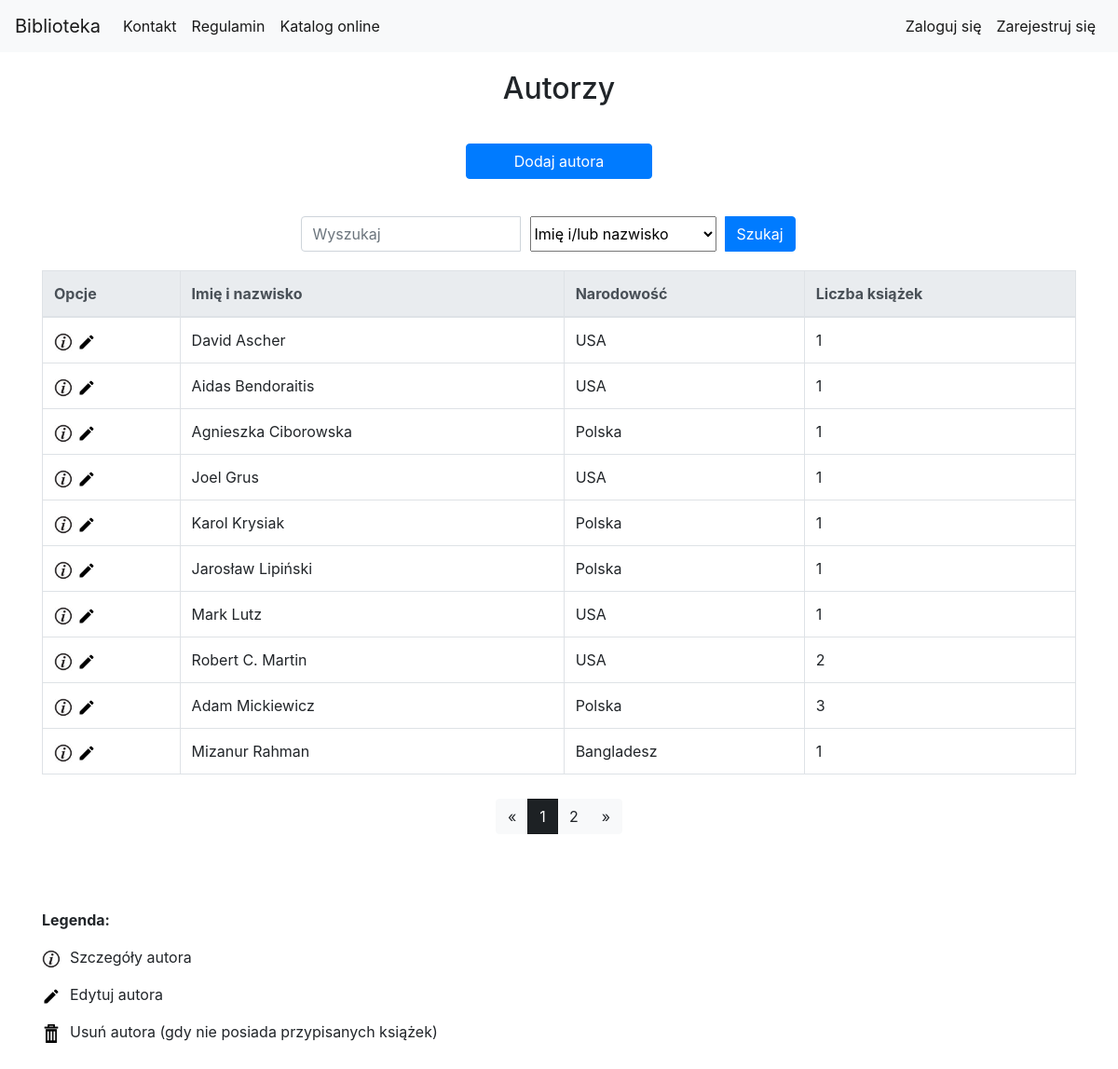
Screenshot of /library/authors_list/ with the database file from the repository.
### library_app/models.py (models this page shows, shortened)
class Author(models.Model):
    first_name = models.CharField(max_length=200, verbose_name='Imię')
    last_name = models.CharField(max_length=200, verbose_name='Nazwisko')
    country = models.CharField(max_length=200, verbose_name='Kraj', default='')
    biography = models.TextField(default='', blank=True, null=True, verbose_name='Biografia')
    birth_place = models.CharField(max_length=200, default='', blank=True, null=True, verbose_name='Miejsce urodzenia')
    image_url = models.URLField(default='', blank=True, null=True, verbose_name='Adres url portretu, zakończony rozszerzeniem')
    years_of_life = models.CharField(max_length=10, default='', blank=True, null=True, verbose_name='Lata życia')

### library_app/views.py (the view)
class AuthorListView(LoginRequiredMixin, SuperuserRequiredMixin, generic.ListView):
    login_url = reverse_lazy('no_permission')
    model = models.Author
    context_object_name = "authors_list"
    paginate_by = 10
    success_url = reverse_lazy("library_app:authors_list")
    def get_queryset(self):
        search_query = self.request.GET.get("search_query")
        search_type = self.request.GET.get("search_type")
        query_result = None
        if search_query is not None:
            if search_type == "full_name":
                query_result = models.Author.objects.filter(first_name__icontains=search_query) | models.Author.objects.filter(last_name__icontains=search_query)
            elif search_type == "country":
                query_result =  models.Author.objects.filter(country__icontains=search_query)
            return query_result.order_by("last_name")
        else:
            return models.Author.objects.all().order_by("last_name")

### library_app/templatetags/custom_tags.py (called while the page is built)
@register.simple_tag(name='get_authors_book_count')
def get_authors_book_count(author_obj):
      return models.Book.objects.filter(authors=author_obj).count()

### library_app/templates/library_app/author_list.html (shortened to what this page needs)
{% extends "base.html" %}
{% load static %}
{% load custom_tags %}
{% block body_block %}
<div class="container">
    <div class="page-title">
        <h2>Autorzy</h2>
    </div>
    <div class="other_create_buttons">
        <a class="btn btn-primary" style="width:200px;" href="{% url 'library_app:author_create' %}">Dodaj autora</a>
    </div>
<div class="search-bar">
<form class="form-inline" action="{% url 'library_app:authors_list' %}" method="GET">
    <div class="input-group">
        <input type="search" class="form-control" name="search_query" placeholder="Wyszukaj">
        <select class="search-select" name="search_type">
            <option value="full_name" selected>Imię i/lub nazwisko</option>
        </select>
        <div class="input-group-append search-button">
            <button class="btn btn-primary" type="submit">Szukaj</button>
        </div>
    </div>
</form>
</div>
      <table class="table table-bordered table-hover">
            <thead class="thead-light">
                <tr>
                    <th scope="col">Opcje</th>
                    <th scope="col">Imię i nazwisko</th>
                    <th scope="col">Narodowość</th>
                    <th scope="col">Liczba książek</th>
                </tr>
            </thead>
            <tbody>
            {% for author in authors_list %}
                {% get_authors_book_count author as authors_book_count %}
                    <tr>
                        <td>
                            <a href="{% url 'library_app:author_detail' pk=author.pk %}"><img src="{% static 'website_icons/info_ico.png' %}" alt="Szczegóły" width="20" height="20"></a>
                            <a href="{% url 'library_app:author_update' pk=author.pk %}"><img src="{% static 'website_icons/edit_ico.png' %}" alt="Edytuj" width="20" height="20"></a>
                        </td>
                        <td>{{author.first_name}} {{author.last_name}}</td>
                        <td>{{author.country}}</td>
                        <td>{{authors_book_count}}</td>
                    </tr>
            {% endfor %}
            </tbody>
        </table>
    <div class="pagination_bar">
        {% if is_paginated %}
        <div class="btn-group pagination_bar" role="group">
            {% if page_obj.has_previous %}
                <a class="btn btn-light disable" href="?page={{ page_obj.previous_page_number }}">&laquo;</a>
            {% else %}
                <a class="btn btn-light"><span>&laquo;</span></a>
            {% endif %}
            {% for i in paginator.page_range %}
                {% if page_obj.number == i %}
                <a  class="btn btn-dark active"><span>{{ i }} <span class="sr-only">(current)</span></span></a>
                {% else %}
                <a class="btn btn-light" href="?page={{ i }}">{{ i }}</a>
                {% endif %}
            {% endfor %}
            {% if page_obj.has_next %}
            <a class="btn btn-light" href="?page={{ page_obj.next_page_number }}">&raquo;</a>
            {% else %}
            <a type="button" class="btn btn-light"><span>&raquo;</span></a>
            {% endif %}
        </div>
        {% endif %}
    </div>
    <div class="table-legend">
        <p><b>Legenda:</b></p>
        <p><img src="{% static 'website_icons/info_ico.png' %}" alt="Szczegóły" width="20" height="20">Szczegóły autora</p>
        <p><img src="{% static 'website_icons/edit_ico.png' %}" alt="Edytuj autora" width="20" height="20">Edytuj autora</p>
        <p><img src="{% static 'website_icons/del_ico.png' %}" alt="Usuń autora" width="20" height="20">Usuń autora (gdy nie posiada przypisanych książek)</p>
    </div>
</div>
{% endblock %}

### static/css/style.css (style rules this page uses)
.page-title { margin-top: 20px; margin-bottom: 20px; text-align: center; }
.other_create_buttons { text-align: center; margin-top: 40px; }
a { text-decoration: none; color: black; }
.pagination_bar { text-align: center; margin-bottom: 40px; margin-top: 10px; }
.table-legend { margin-bottom: 50px; }
.table-legend img { margin-right: 10px; }
.search-bar { padding-top: 40px; padding-bottom: 20px; margin: 0 auto; width: 50%; }
.search-button { width: 100px; }
.search-select { width: 200px; margin-right: 10px; margin-left: 10px; }

### rows the page displays
Author: first_name "David", last_name "Ascher", country "USA", authors_book_count "1"
Author: first_name "Aidas", last_name "Bendoraitis", country "USA", authors_book_count "1"
Author: first_name "Agnieszka", last_name "Ciborowska", country "Polska", authors_book_count "1"
Author: first_name "Joel", last_name "Grus", country "USA", authors_book_count "1"
Author: first_name "Karol", last_name "Krysiak", country "Polska", authors_book_count "1"
Author: first_name "Jarosław", last_name "Lipiński", country "Polska", authors_book_count "1"
Author: first_name "Mark", last_name "Lutz", country "USA", authors_book_count "1"
Author: first_name "Robert C.", last_name "Martin", country "USA", authors_book_count "2"
Author: first_name "Adam", last_name "Mickiewicz", country "Polska", authors_book_count "3"
Author: first_name "Mizanur", last_name "Rahman", country "Bangladesz", authors_book_count "1"

### other values shown
{{ i }} "1"
{{ i }} "2"
